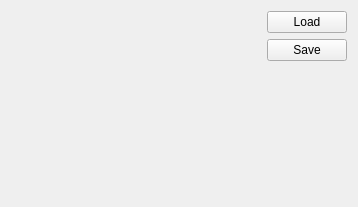
<?xml version="1.0" encoding="UTF-8"?>
<ui version="4.0">
 <class>mainWndClass</class>
 <widget class="QWidget" name="mainWndClass">
  <property name="geometry">
   <rect>
    <x>0</x>
    <y>0</y>
    <width>358</width>
    <height>207</height>
   </rect>
  </property>
  <property name="windowTitle">
   <string>mainWnd</string>
  </property>
  <layout class="QHBoxLayout" name="horizontalLayout_2">
   <item>
    <layout class="QHBoxLayout" name="horizontalLayout">
     <item>
      <widget class="QLabel" name="lblPic">
       <property name="sizePolicy">
        <sizepolicy hsizetype="Expanding" vsizetype="Expanding">
         <horstretch>0</horstretch>
         <verstretch>0</verstretch>
        </sizepolicy>
       </property>
       <property name="text">
        <string/>
       </property>
       <property name="scaledContents">
        <bool>true</bool>
       </property>
      </widget>
     </item>
     <item>
      <layout class="QVBoxLayout" name="verticalLayout">
       <item>
        <widget class="QPushButton" name="btnLoad">
         <property name="text">
          <string>Load</string>
         </property>
        </widget>
       </item>
       <item>
        <widget class="QPushButton" name="btnSave">
         <property name="text">
          <string>Save</string>
         </property>
        </widget>
       </item>
       <item>
        <spacer name="verticalSpacer">
         <property name="orientation">
          <enum>Qt::Vertical</enum>
         </property>
         <property name="sizeHint" stdset="0">
          <size>
           <width>20</width>
           <height>40</height>
          </size>
         </property>
        </spacer>
       </item>
      </layout>
     </item>
    </layout>
   </item>
  </layout>
 </widget>
 <layoutdefault spacing="6" margin="11"/>
 <resources>
  <include location="mainwnd.qrc"/>
 </resources>
 <connections/>
</ui>
